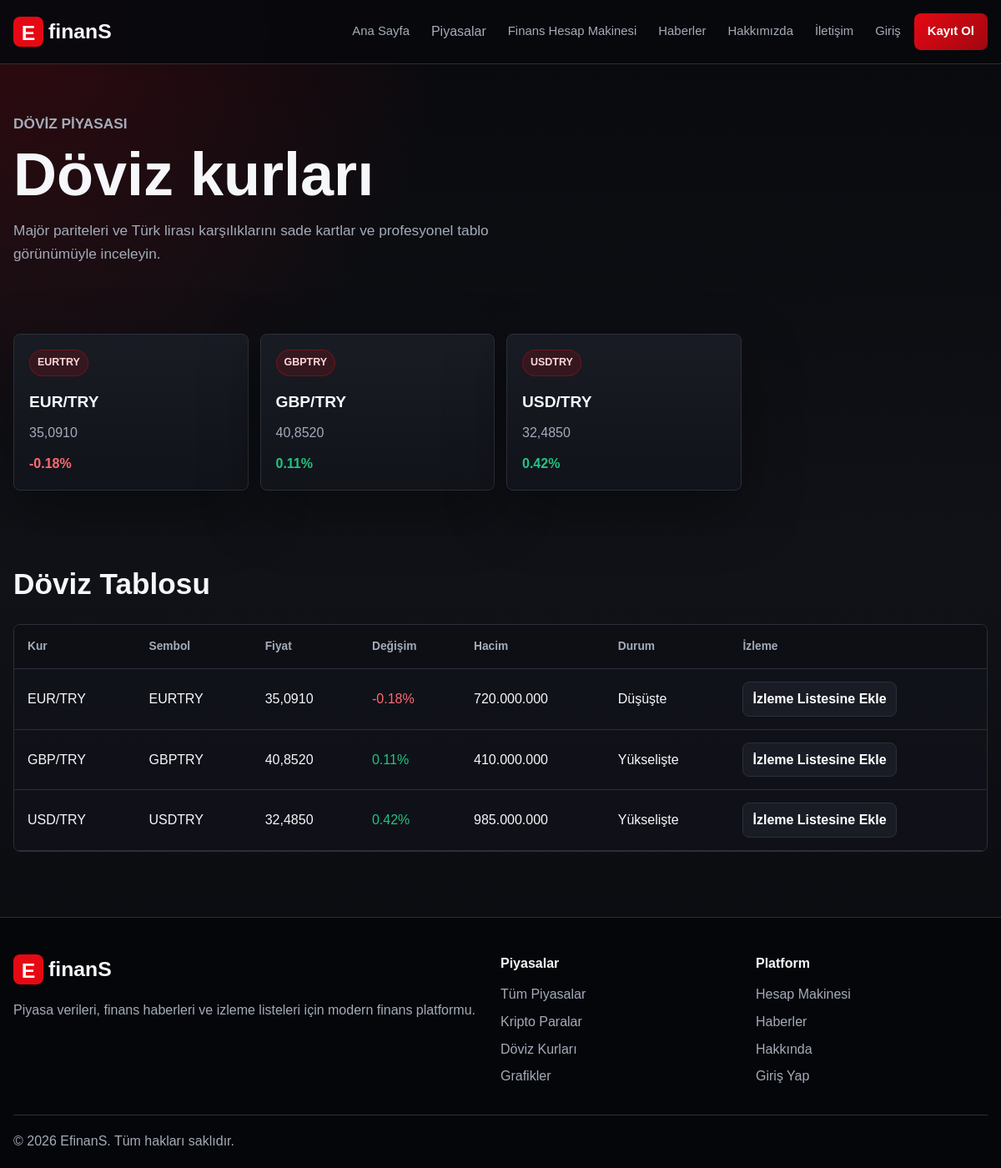
/forex.php, run on the app's committed database.
### tables this page shows
CREATE TABLE markets (
    id INT UNSIGNED AUTO_INCREMENT PRIMARY KEY,
    name VARCHAR(120) NOT NULL,
    symbol VARCHAR(24) DEFAULT NULL,
    category ENUM('Döviz', 'Kripto', 'Emtia', 'Borsa') NOT NULL,
    price DECIMAL(18, 4) NOT NULL,
    change_rate DECIMAL(8, 2) NOT NULL DEFAULT 0,
    volume DECIMAL(20, 2) DEFAULT 0,
    market_cap DECIMAL(20, 2) DEFAULT 0,
    status ENUM('Yükselişte', 'Düşüşte', 'Stabil') NOT NULL DEFAULT 'Stabil',
    created_at TIMESTAMP DEFAULT CURRENT_TIMESTAMP
);

### includes/auth.php (called while the page is built, shortened)
<?php
function e(?string $value): string
{
    return htmlspecialchars($value ?? '', ENT_QUOTES, 'UTF-8');
}

### forex.php (the view, shortened to what this page needs)
<?php
require_once __DIR__ . '/includes/db.php';
$stmt = $pdo->prepare("SELECT * FROM markets WHERE category = ? ORDER BY name");
$stmt->execute(['Döviz']);
$forexItems = $stmt->fetchAll();
require_once __DIR__ . '/includes/header.php';
?>
<section class="page-hero">
    <p class="eyebrow">Döviz piyasası</p>
    <h1>Döviz kurları</h1>
    <p>Majör pariteleri ve Türk lirası karşılıklarını sade kartlar ve profesyonel tablo görünümüyle inceleyin.</p>
</section>
<section class="section">
    <div class="market-cards">
        <?php foreach ($forexItems as $item): ?>
            <article class="market-card rate-card">
                <span><?= e($item['symbol']); ?></span>
                <h2><?= e($item['name']); ?></h2>
                <p><?= number_format((float)$item['price'], 4, ',', '.'); ?></p>
                <strong class="<?= (float)$item['change_rate'] >= 0 ? 'positive' : 'negative'; ?>"><?= e($item['change_rate']); ?>%</strong>
            </article>
        <?php endforeach; ?>
    </div>
</section>
<section class="section data-section">
    <div class="section-heading compact"><h2>Döviz Tablosu</h2></div>
    <div class="table-wrap">
        <table>
            <thead><tr><th>Kur</th><th>Sembol</th><th>Fiyat</th><th>Değişim</th><th>Hacim</th><th>Durum</th><th>İzleme</th></tr></thead>
            <tbody>
            <?php foreach ($forexItems as $item): ?>
                <tr>
                    <td><?= e($item['name']); ?></td>
                    <td><?= e($item['symbol']); ?></td>
                    <td><?= number_format((float)$item['price'], 4, ',', '.'); ?></td>
                    <td class="<?= (float)$item['change_rate'] >= 0 ? 'positive' : 'negative'; ?>"><?= e($item['change_rate']); ?>%</td>
                    <td><?= number_format((float)$item['volume'], 0, ',', '.'); ?></td>
                    <td><?= e($item['status']); ?></td>
                    <td>
                        <form method="post" action="add_to_watchlist.php">
                            <button class="small-button" type="submit">İzleme Listesine Ekle</button>
                        </form>
                    </td>
                </tr>
            <?php endforeach; ?>
            </tbody>
        </table>
    </div>
</section>
<?php require_once __DIR__ . '/includes/footer.php'; ?>

### assets/css/style.css (style rules this page uses)
:root { --bg: #08090d; --surface: #11131a; --surface-2: #191c24; --line: #2a2f3a; --text: #f6f7fb; --muted: #a4acb9; --red: #e50914; --red-dark: #9f0710; --green: #23c483; --yellow: #f0b429; --shadow: 0 24px 70px rgba(0, 0, 0, .35); }
* { box-sizing: border-box; }
html { scroll-behavior: smooth; }
body { margin: 0; background: radial-gradient(circle at top left, rgba(229, 9, 20, .18), transparent 34rem), linear-gradient(180deg, #08090d 0%, #101217 48%, #08090d 100%); color: var(--text); font-family: Arial, Helvetica, sans-serif; line-height: 1.6; }
img, input, select, textarea, button { max-width: 100%; font: inherit; }
.nav-links .nav-button, .primary-button, .secondary-button, .small-button { border: 0; cursor: pointer; display: inline-flex; align-items: center; justify-content: center; min-height: 42px; padding: 10px 16px; border-radius: 8px; font-weight: 700; transition: transform .2s ease, background .2s ease, border-color .2s ease; }
.small-button { min-height: 34px; padding: 7px 11px; color: #fff; background: var(--surface-2); border: 1px solid var(--line); }
.hero, .section, .panel-hero, .page-hero { width: min(1180px, calc(100% - 32px)); margin: 0 auto; }
.hero h1, .contact-layout h1, .panel-hero h1, .page-hero h1 { max-width: 760px; margin: 0; font-size: clamp(2.35rem, 6vw, 5.1rem); line-height: 1.02; }
.hero p, .contact-layout p, .panel-hero p, .page-hero p { max-width: 650px; color: var(--muted); font-size: 1.08rem; }
.page-hero { padding: 58px 0 22px; }
.hero-panel, .auth-card, .market-card, .message-card, .tool-card, .chart-card, .contact-info { background: linear-gradient(180deg, rgba(25, 28, 36, .96), rgba(17, 19, 26, .96)); border: 1px solid var(--line); border-radius: 8px; box-shadow: var(--shadow); }
.eyebrow { margin: 0 0 10px; color: var(--red); font-size: .78rem; font-weight: 800; letter-spacing: 0; text-transform: uppercase; }
.section { padding: 42px 0; }
.section-heading { display: flex; align-items: end; justify-content: space-between; gap: 18px; margin-bottom: 20px; }
.section-heading h2, .admin-content h2 { margin: 0; font-size: clamp(1.45rem, 3vw, 2.2rem); }
.section-heading.compact { align-items: center; }
.market-cards, .news-grid { display: grid; grid-template-columns: repeat(4, minmax(0, 1fr)); gap: 14px; }
.market-card { min-height: 156px; padding: 18px; transition: transform .2s ease, border-color .2s ease; }
.market-card span, .badge { display: inline-flex; width: fit-content; padding: 5px 9px; color: #ffd7da; background: rgba(229, 9, 20, .14); border: 1px solid rgba(229, 9, 20, .35); border-radius: 999px; font-size: .78rem; font-weight: 700; }
.market-card p { margin: 0 0 12px; color: var(--muted); }
.positive { color: var(--green); }
.negative { color: #ff6b72; }
.table-wrap { overflow-x: auto; background: rgba(17, 19, 26, .78); border: 1px solid var(--line); border-radius: 8px; }
table { width: 100%; border-collapse: collapse; min-width: 680px; }
th, td { padding: 15px 16px; text-align: left; border-bottom: 1px solid var(--line); }
th { color: var(--muted); background: #0d0f15; font-size: .86rem; }
.rate-card h2 { margin: 16px 0 8px; font-size: 1.2rem; }

### data on the page
markets: symbol "EURTRY", name "EUR/TRY", price "35,0910", change_rate "-0.18", volume "720.000.000", status "Düşüşte"
markets: symbol "GBPTRY", name "GBP/TRY", price "40,8520", change_rate "0.11", volume "410.000.000", status "Yükselişte"
markets: symbol "USDTRY", name "USD/TRY", price "32,4850", change_rate "0.42", volume "985.000.000", status "Yükselişte"

### other printed values
substr($displaySiteName, 0, 1) "E"
substr($displaySiteName, 1) "finanS"
substr($siteSettings['site_name'] ?? 'EfinanS', 0, 1) "E"
substr($siteSettings['site_name'] ?? 'EfinanS', 1) "finanS"
$siteSettings['footer_description'] "Piyasa verileri, finans haberleri ve izleme listeleri için modern finans platformu."
